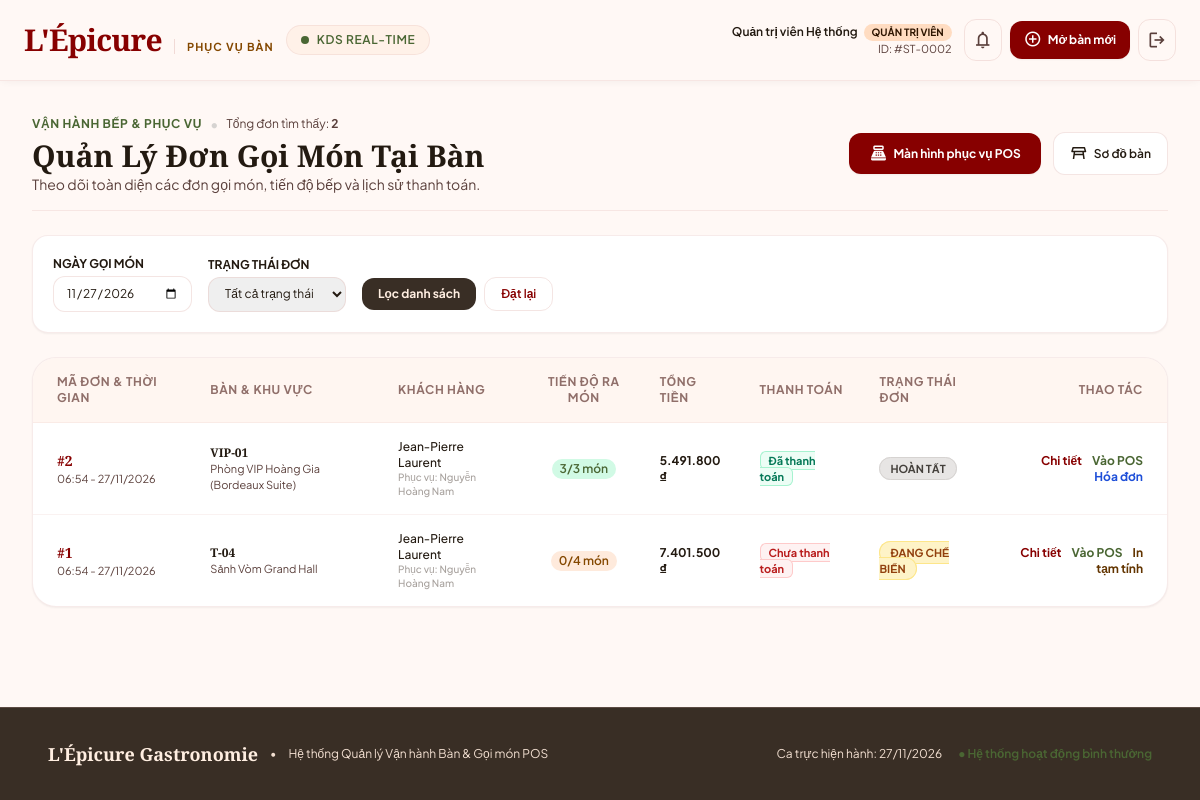
The page /staff/orders (signed in) on the database its author committed.
### tables this page shows
CREATE TABLE `orders` (
  `id` bigint PRIMARY KEY AUTO_INCREMENT,
  `booking_id` bigint,
  `table_id` bigint NOT NULL,
  `created_by` bigint COMMENT 'nhan vien tao don',
  `customer_name` varchar(150),
  `status` ENUM ('pending', 'confirmed', 'preparing', 'ready', 'served', 'completed', 'cancelled') NOT NULL DEFAULT 'pending',
  `payment_status` ENUM ('unpaid', 'paid', 'refunded') NOT NULL DEFAULT 'unpaid',
  `total_amount` decimal(12,2) NOT NULL DEFAULT 0,
  `table_fee` decimal(12,2) NOT NULL DEFAULT 0.00,
  `setup_fee` decimal(12,2) NOT NULL DEFAULT 0.00,
  `discount` decimal(12,2) NOT NULL DEFAULT 0,
  `voucher_code` varchar(50) NULL,
  `service_charge` decimal(12,2) NOT NULL DEFAULT 0,
  `tax` decimal(12,2) NOT NULL DEFAULT 0,
  `grand_total` decimal(12,2) NOT NULL DEFAULT 0,
  `notes` text,
  `created_at` datetime NOT NULL DEFAULT CURRENT_TIMESTAMP,
  `updated_at` datetime NOT NULL DEFAULT CURRENT_TIMESTAMP ON UPDATE CURRENT_TIMESTAMP,
  FOREIGN KEY (`booking_id`) REFERENCES `bookings` (`id`) ON DELETE SET NULL,
  FOREIGN KEY (`table_id`) REFERENCES `restaurant_tables` (`id`),
  FOREIGN KEY (`created_by`) REFERENCES `users` (`id`) ON DELETE SET NULL
);

CREATE TABLE `restaurant_tables` (
  `id` bigint PRIMARY KEY AUTO_INCREMENT,
  `area_id` bigint NOT NULL,
  `code` varchar(20) UNIQUE NOT NULL COMMENT 'ma ban',
  `name` varchar(100) NOT NULL,
  `capacity` int NOT NULL,
  `is_vip` tinyint(1) NOT NULL DEFAULT 0,
  `table_fee` decimal(12,2) NOT NULL DEFAULT 0.00,
  `vip_privileges` text NULL,
  `description` text NULL,
  `status` ENUM ('empty', 'reserved', 'in_use', 'serving', 'awaiting_payment', 'cleaning', 'locked') NOT NULL DEFAULT 'empty',
  `position_x` int COMMENT 'vi tri tren so do',
  `position_y` int,
  `created_at` datetime NOT NULL DEFAULT CURRENT_TIMESTAMP,
  `updated_at` datetime NOT NULL DEFAULT CURRENT_TIMESTAMP ON UPDATE CURRENT_TIMESTAMP,
  FOREIGN KEY (`area_id`) REFERENCES `dining_areas` (`id`)
);

CREATE TABLE `dining_areas` (
  `id` bigint PRIMARY KEY AUTO_INCREMENT,
  `name` varchar(150) NOT NULL,
  `description` text,
  `sort_order` int NOT NULL DEFAULT 0,
  `created_at` datetime NOT NULL DEFAULT CURRENT_TIMESTAMP,
  `updated_at` datetime NOT NULL DEFAULT CURRENT_TIMESTAMP ON UPDATE CURRENT_TIMESTAMP
);

CREATE TABLE `users` (
  `id` bigint PRIMARY KEY AUTO_INCREMENT,
  `role_id` bigint NOT NULL,
  `name` varchar(150) NOT NULL,
  `email` varchar(150) UNIQUE NOT NULL,
  `password` varchar(255) NOT NULL,
  `phone` varchar(20),
  `avatar` varchar(255),
  `status` varchar(20) NOT NULL DEFAULT 'active' COMMENT 'active | inactive',
  `created_at` datetime NOT NULL DEFAULT CURRENT_TIMESTAMP,
  `updated_at` datetime NOT NULL DEFAULT CURRENT_TIMESTAMP ON UPDATE CURRENT_TIMESTAMP,
  FOREIGN KEY (`role_id`) REFERENCES `roles` (`id`)
);

### app/Views/order/index.php (the view, shortened to what the rows shown need)
<?php
$statusConfig = [
    'pending' => ['label' => 'Chờ tiếp nhận', 'badge' => 'bg-stone-100 text-stone-800 border-stone-200'],
    'confirmed' => ['label' => 'Đã tiếp nhận', 'badge' => 'bg-blue-100 text-blue-800 border-blue-200'],
    'preparing' => ['label' => 'Đang chế biến', 'badge' => 'bg-amber-100 text-amber-800 border-amber-200'],
    'ready' => ['label' => 'Sẵn sàng ra món', 'badge' => 'bg-purple-100 text-purple-800 border-purple-200'],
    'served' => ['label' => 'Đã lên bàn', 'badge' => 'bg-emerald-100 text-emerald-800 border-emerald-200'],
    'completed' => ['label' => 'Hoàn tất', 'badge' => 'bg-stone-200 text-stone-700 border-stone-300'],
    'cancelled' => ['label' => 'Đã hủy', 'badge' => 'bg-red-100 text-red-800 border-red-200'],
];
$paymentStatusLabels = [
    'unpaid' => ['label' => 'Chưa thanh toán', 'badge' => 'bg-red-50 text-red-700 border-red-200'],
    'paid' => ['label' => 'Đã thanh toán', 'badge' => 'bg-emerald-50 text-emerald-700 border-emerald-200'],
    'refunded' => ['label' => 'Đã hoàn tiền', 'badge' => 'bg-stone-100 text-stone-600 border-stone-200'],
];
?>
<div class="max-w-[1536px] w-full mx-auto p-4 md:p-6 lg:p-8 space-y-6">
    <div class="flex flex-col md:flex-row md:items-center justify-between pb-4 border-b border-outline-variant/30 gap-4">
        <div>
            <div class="flex items-center space-x-2">
                <span class="text-xs font-bold uppercase tracking-wider text-secondary">VẬN HÀNH BẾP &amp; PHỤC VỤ</span>
                <span class="text-stone-300">•</span>
                <span class="text-xs text-on-surface-variant">Tổng đơn tìm thấy: <strong><?= count($orders) ?></strong></span>
            </div>
            <h1 class="text-2xl sm:text-3xl font-headline font-bold text-on-surface mt-1">Quản Lý Đơn Gọi Món Tại Bàn</h1>
            <p class="text-sm text-on-surface-variant">Theo dõi toàn diện các đơn gọi món, tiến độ bếp và lịch sử thanh toán.</p>
        </div>
        <div class="flex flex-wrap items-center gap-3">
            <a href="/staff/pos" class="px-5 py-2.5 rounded-xl bg-primary text-on-primary text-xs font-bold hover:bg-primary-container shadow-sm transition flex items-center gap-1.5">
                <span class="material-symbols-outlined text-[18px]">point_of_sale</span>
                <span>Màn hình phục vụ POS</span>
            </a>
            <a href="/tables" class="px-4 py-2.5 rounded-xl border border-outline-variant/40 bg-white text-on-surface text-xs font-semibold hover:border-primary transition flex items-center gap-1.5">
                <span class="material-symbols-outlined text-[18px]">table_restaurant</span>
                <span>Sơ đồ bàn</span>
            </a>
        </div>
    </div>
    <div class="bg-white p-5 rounded-2xl border border-outline-variant/30 shadow-sm">
        <form action="/staff/orders" method="get" class="flex flex-wrap items-center gap-4">
            <div>
                <label for="filter-date" class="block text-xs font-bold text-on-surface uppercase mb-1">Ngày gọi món</label>
                <input id="filter-date" type="date" name="date" value="<?= View::escape($selectedDate) ?>" class="text-xs py-2 px-3 rounded-xl border border-outline-variant/40 focus:ring-1 focus:ring-primary">
            </div>
            <div>
                <label for="filter-status" class="block text-xs font-bold text-on-surface uppercase mb-1">Trạng thái đơn</label>
                <select id="filter-status" name="status" class="text-xs py-2 px-3 rounded-xl border border-outline-variant/40 focus:ring-1 focus:ring-primary">
                    <option value="">Tất cả trạng thái</option>
                </select>
            </div>
            <div class="pt-5 flex items-center gap-2">
                <button type="submit" class="px-4 py-2 bg-inverse-surface text-inverse-on-surface rounded-xl text-xs font-bold hover:opacity-90 transition">
                    Lọc danh sách
                </button>
                <a href="/staff/orders" class="px-4 py-2 border border-outline-variant/40 rounded-xl text-xs font-semibold hover:bg-stone-50 transition">
                    Đặt lại
                </a>
            </div>
        </form>
    </div>
    <div class="bg-white rounded-3xl border border-outline-variant/30 shadow-sm overflow-hidden">
        <?php if ($orders === []): ?>
            <div class="py-16 text-center space-y-3">
                <span class="material-symbols-outlined text-5xl text-outline-variant">receipt_long</span>
                <p class="text-base font-semibold text-on-surface">Không có đơn gọi món nào phù hợp</p>
                <p class="text-xs text-on-surface-variant">Thử chọn ngày khác hoặc mở đơn gọi món mới tại màn hình phục vụ POS.</p>
            </div>
        <?php else: ?>
            <div class="overflow-x-auto">
                <table class="w-full text-left border-collapse">
                    <thead>
                        <tr class="bg-surface-container-low/60 text-xs font-bold uppercase tracking-wider text-outline border-b border-outline-variant/20">
                            <th class="py-4 px-6">Mã đơn &amp; Thời gian</th>
                            <th class="py-4 px-4">Bàn &amp; Khu vực</th>
                            <th class="py-4 px-4">Khách hàng</th>
                            <th class="py-4 px-4 text-center">Tiến độ ra món</th>
                            <th class="py-4 px-4">Tổng tiền</th>
                            <th class="py-4 px-4">Thanh toán</th>
                            <th class="py-4 px-4">Trạng thái đơn</th>
                            <th class="py-4 px-6 text-right">Thao tác</th>
                        </tr>
                    </thead>
                    <tbody class="divide-y divide-outline-variant/20 text-xs">
                        <?php foreach ($orders as $ord): ?>
                            <?php
                                $stConf = $statusConfig[$ord['status']] ?? ['label' => $ord['status'], 'badge' => 'bg-stone-100'];
                                $payConf = $paymentStatusLabels[$ord['payment_status']] ?? ['label' => $ord['payment_status'], 'badge' => 'bg-stone-100'];
                            ?>
                            <tr class="hover:bg-surface-container-low/30 transition">
                                <td class="py-4 px-6 font-semibold">
                                    <span class="font-headline text-sm font-bold text-primary">#<?= (int) $ord['id'] ?></span>
                                    <span class="block text-[11px] text-on-surface-variant font-normal"><?= date('H:i - d/m/Y', strtotime($ord['created_at'])) ?></span>
                                </td>
                                <td class="py-4 px-4">
                                    <strong class="text-on-surface font-headline"><?= View::escape($ord['table_code']) ?></strong>
                                    <span class="block text-[11px] text-on-surface-variant"><?= View::escape($ord['area_name']) ?></span>
                                </td>
                                <td class="py-4 px-4 font-medium text-on-surface">
                                    <?= View::escape($ord['customer_name'] ?: 'Khách tại bàn') ?>
                                    <span class="block text-[10px] text-stone-400">Phục vụ: <?= View::escape($ord['staff_name'] ?? 'Nhân viên') ?></span>
                                </td>
                                <td class="py-4 px-4 text-center">
                                    <span class="inline-flex items-center px-2 py-0.5 rounded-full text-xs font-semibold <?= (int) $ord['served_count'] === (int) $ord['item_count'] && (int) $ord['item_count'] > 0 ? 'bg-emerald-100 text-secondary' : 'bg-surface-container text-tertiary-container' ?>">
                                        <?= (int) $ord['served_count'] ?>/<?= (int) $ord['item_count'] ?> món
                                    </span>
                                </td>
                                <td class="py-4 px-4 font-bold text-on-surface">
                                    <?= View::currency($ord['grand_total']) ?>
                                </td>
                                <td class="py-4 px-4">
                                    <span class="px-2 py-0.5 rounded-md text-[11px] font-bold border <?= $payConf['badge'] ?>">
                                        <?= View::escape($payConf['label']) ?>
                                    </span>
                                </td>
                                <td class="py-4 px-4">
                                    <span class="px-2.5 py-1 rounded-full text-[11px] font-bold border uppercase <?= $stConf['badge'] ?>">
                                        <?= View::escape($stConf['label']) ?>
                                    </span>
                                </td>
                                <td class="py-4 px-6 text-right space-x-2">
                                    <a href="/staff/orders/<?= (int) $ord['id'] ?>" class="font-bold text-primary hover:underline">Chi tiết</a>
                                    <a href="/staff/pos?table_id=<?= (int) $ord['table_id'] ?>" class="font-bold text-secondary hover:underline">Vào POS</a>
                                    <?php if ($ord['payment_status'] === 'paid'): ?>
                                        <a href="/staff/orders/<?= (int) $ord['id'] ?>/invoice" class="font-bold text-blue-700 hover:underline">Hóa đơn</a>
                                    <?php else: ?>
                                        <a href="/staff/orders/<?= (int) $ord['id'] ?>/prebill" target="_blank" class="font-bold text-tertiary hover:underline">In tạm tính</a>
                                    <?php endif; ?>
                                </td>
                            </tr>
                        <?php endforeach; ?>
                    </tbody>
                </table>
            </div>
        <?php endif; ?>
    </div>
</div>

### app/Core/Router.php (shortened to what the rows shown need)
<?php
final class Router
{
    private array $routes = [];
    public function dispatch(string $method, string $uri): void
    {
        $path = parse_url($uri, PHP_URL_PATH);
        $path = is_string($path) && $path !== '/' ? rtrim($path, '/') : '/';
        foreach ($this->routes as $route) {
            $parameters = $this->match($route['path'], $path);
            if ($parameters === null) {
                continue;
            }
            if ($route['method'] !== strtoupper($method)) {
                continue;
            }
            [$controllerClass, $controllerMethod] = $route['action'];
            $controller = new $controllerClass();
            $controller->{$controllerMethod}(...array_values($parameters));
            return;
        }
    }
    private function add(string $method, string $path, array $action): void
    {
        $this->routes[] = [
            'method' => $method,
            'path' => $path,
            'action' => $action,
        ];
    }
    private function match(string $routePath, string $requestPath): ?array
    {
        $pattern = '';
        $parameters = [];
        $parts = preg_split('/(\{[a-zA-Z][a-zA-Z0-9_]*\})/', $routePath, -1, PREG_SPLIT_DELIM_CAPTURE);
        foreach ($parts as $part) {
            if (preg_match('/\A\{([a-zA-Z][a-zA-Z0-9_]*)\}\z/', $part, $match) === 1) {
                $parameters[] = $match[1];
                $pattern .= '([^/]+)';
                continue;
            }
            $pattern .= preg_quote($part, '~');
        }
        if (preg_match('~\A' . $pattern . '\z~u', $requestPath, $matches) !== 1) {
            return null;
        }
        $values = array_slice($matches, 1);
        return array_combine($parameters, $values) ?: [];
    }
}

### rows shown on the page
orders: id "2", created_at "06:54 - 27/11/2026", table.code "VIP-01", dining_areas.name "Phòng VIP Hoàng Gia (Bordeaux Suite)", customer_name "Jean-Pierre Laurent", created_by.name "Nguyễn Hoàng Nam", served_count "3", item_count "3", grand_total "5.491.800 ₫", payment_status "Đã thanh toán", status "HOÀN TẤT"
orders: id "1", created_at "06:54 - 27/11/2026", table.code "T-04", dining_areas.name "Sảnh Vòm Grand Hall", customer_name "Jean-Pierre Laurent", created_by.name "Nguyễn Hoàng Nam", served_count "0", item_count "4", grand_total "7.401.500 ₫", payment_status "Chưa thanh toán", status "ĐANG CHẾ BIẾN"

### other values the page prints
count($orders) "2"
